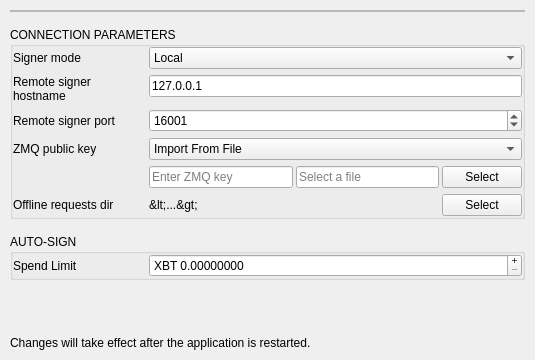
<?xml version="1.0" encoding="UTF-8"?>
<ui version="4.0">
 <class>SignerSettingsPage</class>
 <widget class="QWidget" name="SignerSettingsPage">
  <property name="geometry">
   <rect>
    <x>0</x>
    <y>0</y>
    <width>535</width>
    <height>360</height>
   </rect>
  </property>
  <property name="windowTitle">
   <string>Form</string>
  </property>
  <layout class="QVBoxLayout" name="verticalLayout">
   <property name="spacing">
    <number>15</number>
   </property>
   <property name="leftMargin">
    <number>10</number>
   </property>
   <property name="topMargin">
    <number>10</number>
   </property>
   <property name="rightMargin">
    <number>10</number>
   </property>
   <property name="bottomMargin">
    <number>10</number>
   </property>
   <item>
    <widget class="QFrame" name="restartNotificationFrame">
     <property name="sizePolicy">
      <sizepolicy hsizetype="Preferred" vsizetype="Fixed">
       <horstretch>0</horstretch>
       <verstretch>0</verstretch>
      </sizepolicy>
     </property>
     <property name="styleSheet">
      <string notr="true"/>
     </property>
     <property name="frameShape">
      <enum>QFrame::StyledPanel</enum>
     </property>
     <property name="frameShadow">
      <enum>QFrame::Raised</enum>
     </property>
     <property name="subtleLabel" stdset="0">
      <bool>false</bool>
     </property>
     <layout class="QVBoxLayout" name="verticalLayout_2">
      <property name="spacing">
       <number>0</number>
      </property>
      <property name="leftMargin">
       <number>0</number>
      </property>
      <property name="topMargin">
       <number>0</number>
      </property>
      <property name="rightMargin">
       <number>0</number>
      </property>
      <property name="bottomMargin">
       <number>0</number>
      </property>
     </layout>
    </widget>
   </item>
   <item>
    <widget class="QGroupBox" name="groupBox_2">
     <property name="title">
      <string>CONNECTION PARAMETERS</string>
     </property>
     <layout class="QVBoxLayout" name="verticalLayout_3">
      <property name="leftMargin">
       <number>0</number>
      </property>
      <property name="topMargin">
       <number>0</number>
      </property>
      <property name="rightMargin">
       <number>0</number>
      </property>
      <property name="bottomMargin">
       <number>0</number>
      </property>
      <item>
       <layout class="QFormLayout" name="formLayout">
        <item row="0" column="0">
         <widget class="QLabel" name="labelMode">
          <property name="minimumSize">
           <size>
            <width>130</width>
            <height>0</height>
           </size>
          </property>
          <property name="maximumSize">
           <size>
            <width>130</width>
            <height>16777215</height>
           </size>
          </property>
          <property name="text">
           <string>Signer mode</string>
          </property>
         </widget>
        </item>
        <item row="0" column="1">
         <widget class="QComboBox" name="comboBoxRunMode">
          <property name="frame">
           <bool>true</bool>
          </property>
          <item>
           <property name="text">
            <string extracomment="Signer process is started automatically on local computer">Local</string>
           </property>
          </item>
          <item>
           <property name="text">
            <string extracomment="Signer process is started manually on local or remote computer">Remote</string>
           </property>
          </item>
          <item>
           <property name="text">
            <string extracomment="Signing works in manual mode via files">Offline</string>
           </property>
          </item>
         </widget>
        </item>
        <item row="1" column="0">
         <widget class="QLabel" name="labelHost">
          <property name="minimumSize">
           <size>
            <width>130</width>
            <height>0</height>
           </size>
          </property>
          <property name="maximumSize">
           <size>
            <width>130</width>
            <height>16777215</height>
           </size>
          </property>
          <property name="text">
           <string>Remote signer hostname</string>
          </property>
          <property name="wordWrap">
           <bool>true</bool>
          </property>
         </widget>
        </item>
        <item row="1" column="1">
         <widget class="QLineEdit" name="lineEditHost">
          <property name="text">
           <string>127.0.0.1</string>
          </property>
         </widget>
        </item>
        <item row="2" column="0">
         <widget class="QLabel" name="labelPort">
          <property name="minimumSize">
           <size>
            <width>130</width>
            <height>0</height>
           </size>
          </property>
          <property name="maximumSize">
           <size>
            <width>130</width>
            <height>16777215</height>
           </size>
          </property>
          <property name="text">
           <string>Remote signer port</string>
          </property>
          <property name="wordWrap">
           <bool>true</bool>
          </property>
         </widget>
        </item>
        <item row="2" column="1">
         <widget class="QSpinBox" name="spinBoxPort">
          <property name="maximum">
           <number>65535</number>
          </property>
          <property name="value">
           <number>16001</number>
          </property>
         </widget>
        </item>
        <item row="3" column="0">
         <widget class="QWidget" name="widgetZmqLabel" native="true">
          <property name="sizePolicy">
           <sizepolicy hsizetype="Preferred" vsizetype="Preferred">
            <horstretch>0</horstretch>
            <verstretch>0</verstretch>
           </sizepolicy>
          </property>
          <property name="minimumSize">
           <size>
            <width>0</width>
            <height>0</height>
           </size>
          </property>
          <layout class="QHBoxLayout" name="horizontalLayout_2">
           <property name="spacing">
            <number>3</number>
           </property>
           <property name="leftMargin">
            <number>0</number>
           </property>
           <property name="topMargin">
            <number>0</number>
           </property>
           <property name="rightMargin">
            <number>0</number>
           </property>
           <property name="bottomMargin">
            <number>0</number>
           </property>
           <item>
            <widget class="QLabel" name="labelZmqPubKey">
             <property name="text">
              <string>ZMQ public key</string>
             </property>
            </widget>
           </item>
           <item>
            <widget class="QLabel" name="labelZmqPubKeyHint">
             <property name="sizePolicy">
              <sizepolicy hsizetype="Expanding" vsizetype="Preferred">
               <horstretch>0</horstretch>
               <verstretch>0</verstretch>
              </sizepolicy>
             </property>
             <property name="minimumSize">
              <size>
               <width>10</width>
               <height>15</height>
              </size>
             </property>
             <property name="maximumSize">
              <size>
               <width>10</width>
               <height>15</height>
              </size>
             </property>
             <property name="toolTip">
              <string>A Z85-encoded key (40 bytes) used to connect to the signer. Choose between a file with the key, or manually entering the key.</string>
             </property>
             <property name="styleSheet">
              <string notr="true">image: url(&quot;:/resources/notification_info@2x.png&quot;);</string>
             </property>
             <property name="text">
              <string/>
             </property>
            </widget>
           </item>
          </layout>
         </widget>
        </item>
        <item row="3" column="1">
         <widget class="QWidget" name="widgetZmqComboBox" native="true">
          <layout class="QHBoxLayout" name="layoutOfflineDir_2">
           <property name="spacing">
            <number>5</number>
           </property>
           <property name="leftMargin">
            <number>0</number>
           </property>
           <property name="topMargin">
            <number>0</number>
           </property>
           <property name="rightMargin">
            <number>0</number>
           </property>
           <property name="bottomMargin">
            <number>0</number>
           </property>
           <item>
            <widget class="QComboBox" name="comboBoxZmqImportType">
             <property name="minimumSize">
              <size>
               <width>120</width>
               <height>0</height>
              </size>
             </property>
             <item>
              <property name="text">
               <string>Import From File</string>
              </property>
             </item>
             <item>
              <property name="text">
               <string>Enter Key Manually</string>
              </property>
             </item>
            </widget>
           </item>
          </layout>
         </widget>
        </item>
        <item row="6" column="0">
         <widget class="QWidget" name="horizontalWidget" native="true">
          <property name="minimumSize">
           <size>
            <width>0</width>
            <height>0</height>
           </size>
          </property>
          <layout class="QHBoxLayout" name="horizontalLayout">
           <property name="spacing">
            <number>0</number>
           </property>
           <property name="leftMargin">
            <number>0</number>
           </property>
           <property name="topMargin">
            <number>0</number>
           </property>
           <property name="rightMargin">
            <number>0</number>
           </property>
           <property name="bottomMargin">
            <number>0</number>
           </property>
           <item>
            <widget class="QLabel" name="labelDirHint">
             <property name="sizePolicy">
              <sizepolicy hsizetype="Preferred" vsizetype="Preferred">
               <horstretch>0</horstretch>
               <verstretch>0</verstretch>
              </sizepolicy>
             </property>
             <property name="minimumSize">
              <size>
               <width>130</width>
               <height>0</height>
              </size>
             </property>
             <property name="maximumSize">
              <size>
               <width>130</width>
               <height>16777215</height>
              </size>
             </property>
             <property name="text">
              <string>Offline requests dir</string>
             </property>
             <property name="wordWrap">
              <bool>true</bool>
             </property>
            </widget>
           </item>
          </layout>
         </widget>
        </item>
        <item row="6" column="1">
         <widget class="QWidget" name="widgetOfflineDir" native="true">
          <layout class="QHBoxLayout" name="layoutOfflineDir">
           <property name="spacing">
            <number>5</number>
           </property>
           <property name="leftMargin">
            <number>0</number>
           </property>
           <property name="topMargin">
            <number>0</number>
           </property>
           <property name="rightMargin">
            <number>0</number>
           </property>
           <property name="bottomMargin">
            <number>0</number>
           </property>
           <item>
            <widget class="QLabel" name="labelOfflineDir">
             <property name="sizePolicy">
              <sizepolicy hsizetype="Expanding" vsizetype="Preferred">
               <horstretch>0</horstretch>
               <verstretch>0</verstretch>
              </sizepolicy>
             </property>
             <property name="text">
              <string>&lt;...&gt;</string>
             </property>
             <property name="textFormat">
              <enum>Qt::PlainText</enum>
             </property>
             <property name="wordWrap">
              <bool>true</bool>
             </property>
             <property name="textInteractionFlags">
              <set>Qt::TextSelectableByKeyboard|Qt::TextSelectableByMouse</set>
             </property>
            </widget>
           </item>
           <item>
            <widget class="QPushButton" name="pushButtonOfflineDir">
             <property name="sizePolicy">
              <sizepolicy hsizetype="Minimum" vsizetype="Minimum">
               <horstretch>0</horstretch>
               <verstretch>0</verstretch>
              </sizepolicy>
             </property>
             <property name="text">
              <string>Select</string>
             </property>
            </widget>
           </item>
          </layout>
         </widget>
        </item>
        <item row="4" column="0">
         <widget class="QWidget" name="horizontalWidget_2" native="true">
          <property name="minimumSize">
           <size>
            <width>0</width>
            <height>0</height>
           </size>
          </property>
          <layout class="QHBoxLayout" name="horizontalLayout_7">
           <property name="spacing">
            <number>0</number>
           </property>
           <property name="leftMargin">
            <number>0</number>
           </property>
           <property name="topMargin">
            <number>0</number>
           </property>
           <property name="rightMargin">
            <number>0</number>
           </property>
           <property name="bottomMargin">
            <number>0</number>
           </property>
           <item>
            <widget class="QLabel" name="labelDirHint_5">
             <property name="sizePolicy">
              <sizepolicy hsizetype="Preferred" vsizetype="Preferred">
               <horstretch>0</horstretch>
               <verstretch>0</verstretch>
              </sizepolicy>
             </property>
             <property name="minimumSize">
              <size>
               <width>130</width>
               <height>0</height>
              </size>
             </property>
             <property name="maximumSize">
              <size>
               <width>130</width>
               <height>16777215</height>
              </size>
             </property>
             <property name="text">
              <string/>
             </property>
             <property name="wordWrap">
              <bool>true</bool>
             </property>
            </widget>
           </item>
          </layout>
         </widget>
        </item>
        <item row="4" column="1">
         <widget class="QWidget" name="widgetZmqContent" native="true">
          <property name="sizePolicy">
           <sizepolicy hsizetype="Preferred" vsizetype="Preferred">
            <horstretch>0</horstretch>
            <verstretch>0</verstretch>
           </sizepolicy>
          </property>
          <property name="minimumSize">
           <size>
            <width>0</width>
            <height>0</height>
           </size>
          </property>
          <layout class="QHBoxLayout" name="horizontalLayout_3">
           <property name="spacing">
            <number>3</number>
           </property>
           <property name="leftMargin">
            <number>0</number>
           </property>
           <property name="topMargin">
            <number>0</number>
           </property>
           <property name="rightMargin">
            <number>0</number>
           </property>
           <property name="bottomMargin">
            <number>0</number>
           </property>
           <item>
            <widget class="QLineEdit" name="lineEditRemoteZmqPubKey">
             <property name="readOnly">
              <bool>false</bool>
             </property>
             <property name="placeholderText">
              <string>Enter ZMQ key</string>
             </property>
            </widget>
           </item>
           <item>
            <widget class="QLineEdit" name="lineEditZmqKeyPath">
             <property name="placeholderText">
              <string>Select a file</string>
             </property>
            </widget>
           </item>
           <item>
            <widget class="QPushButton" name="pushButtonZmqPubKey">
             <property name="sizePolicy">
              <sizepolicy hsizetype="Minimum" vsizetype="Minimum">
               <horstretch>0</horstretch>
               <verstretch>0</verstretch>
              </sizepolicy>
             </property>
             <property name="text">
              <string>Select</string>
             </property>
            </widget>
           </item>
          </layout>
         </widget>
        </item>
       </layout>
      </item>
     </layout>
    </widget>
   </item>
   <item>
    <widget class="QGroupBox" name="groupBoxAutoSign">
     <property name="title">
      <string>AUTO-SIGN</string>
     </property>
     <layout class="QVBoxLayout" name="verticalLayout_4">
      <property name="leftMargin">
       <number>0</number>
      </property>
      <property name="topMargin">
       <number>0</number>
      </property>
      <property name="rightMargin">
       <number>0</number>
      </property>
      <property name="bottomMargin">
       <number>0</number>
      </property>
      <item>
       <layout class="QFormLayout" name="formLayout_2">
        <item row="0" column="0">
         <widget class="QLabel" name="labelAsSpendLimit">
          <property name="minimumSize">
           <size>
            <width>130</width>
            <height>0</height>
           </size>
          </property>
          <property name="maximumSize">
           <size>
            <width>130</width>
            <height>16777215</height>
           </size>
          </property>
          <property name="text">
           <string>Spend Limit</string>
          </property>
          <property name="wordWrap">
           <bool>true</bool>
          </property>
         </widget>
        </item>
        <item row="0" column="1">
         <widget class="QDoubleSpinBox" name="spinBoxAsSpendLimit">
          <property name="buttonSymbols">
           <enum>QAbstractSpinBox::PlusMinus</enum>
          </property>
          <property name="prefix">
           <string>XBT </string>
          </property>
          <property name="decimals">
           <number>8</number>
          </property>
          <property name="maximum">
           <double>1000.000000000000000</double>
          </property>
          <property name="singleStep">
           <double>0.001000000000000</double>
          </property>
         </widget>
        </item>
       </layout>
      </item>
     </layout>
    </widget>
   </item>
   <item>
    <spacer name="verticalSpacer">
     <property name="orientation">
      <enum>Qt::Vertical</enum>
     </property>
     <property name="sizeHint" stdset="0">
      <size>
       <width>20</width>
       <height>40</height>
      </size>
     </property>
    </spacer>
   </item>
   <item>
    <widget class="QLabel" name="label">
     <property name="sizePolicy">
      <sizepolicy hsizetype="Preferred" vsizetype="Fixed">
       <horstretch>0</horstretch>
       <verstretch>0</verstretch>
      </sizepolicy>
     </property>
     <property name="text">
      <string>Changes will take effect after the application is restarted. </string>
     </property>
     <property name="statusWarningLabel" stdset="0">
      <bool>true</bool>
     </property>
    </widget>
   </item>
  </layout>
 </widget>
 <resources/>
 <connections>
  <connection>
   <sender>lineEditHost</sender>
   <signal>textChanged(QString)</signal>
   <receiver>restartNotificationFrame</receiver>
   <slot>show()</slot>
   <hints>
    <hint type="sourcelabel">
     <x>295</x>
     <y>137</y>
    </hint>
    <hint type="destinationlabel">
     <x>693</x>
     <y>43</y>
    </hint>
   </hints>
  </connection>
  <connection>
   <sender>spinBoxPort</sender>
   <signal>valueChanged(int)</signal>
   <receiver>restartNotificationFrame</receiver>
   <slot>show()</slot>
   <hints>
    <hint type="sourcelabel">
     <x>177</x>
     <y>166</y>
    </hint>
    <hint type="destinationlabel">
     <x>600</x>
     <y>40</y>
    </hint>
   </hints>
  </connection>
 </connections>
</ui>
